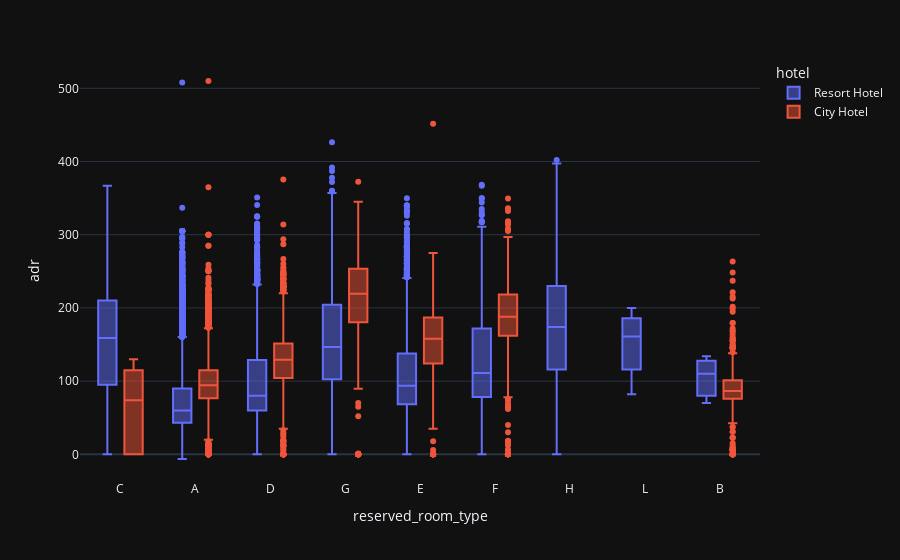

The notebook cell this image was saved under:
### Code cell
import plotly.express as px  
data=df[df['is_canceled']=='0']
px.box(data_frame=data,x='reserved_room_type',y='adr',color='hotel',template = 'plotly_dark')

### Figure 1 — Plotly figure (JSON) as saved in the notebook; plotly's stock layout.template omitted (floating-point values rounded to 4 significant figures; data arrays with more than 128 entries replaced by an {"elided": "..."} marker saying what was removed)
{"data": [{"alignmentgroup": "True", "hovertemplate": "hotel=Resort Hotel<br>reserved_room_type=%{x}<br>adr=%{y}<extra></extra>", "legendgroup": "Resort Hotel", "marker": {"color": "#636efa"}, "name": "Resort Hotel", "notched": false, "offsetgroup": "Resort Hotel", "orientation": "v", "showlegend": true, "type": "box", "x": {"elided": "28519 str values"}, "x0": " ", "xaxis": "x", "y": {"elided": "28519 float values"}, "y0": " ", "yaxis": "y"}, {"alignmentgroup": "True", "hovertemplate": "hotel=City Hotel<br>reserved_room_type=%{x}<br>adr=%{y}<extra></extra>", "legendgroup": "City Hotel", "marker": {"color": "#EF553B"}, "name": "City Hotel", "notched": false, "offsetgroup": "City Hotel", "orientation": "v", "showlegend": true, "type": "box", "x": {"elided": "46226 str values"}, "x0": " ", "xaxis": "x", "y": {"elided": "46226 float values"}, "y0": " ", "yaxis": "y"}], "layout": {"boxmode": "group", "legend": {"title": {"text": "hotel"}, "tracegroupgap": 0}, "margin": {"t": 60}, "xaxis": {"anchor": "y", "domain": [0, 1], "title": {"text": "reserved_room_type"}}, "yaxis": {"anchor": "x", "domain": [0, 1], "title": {"text": "adr"}}}}
